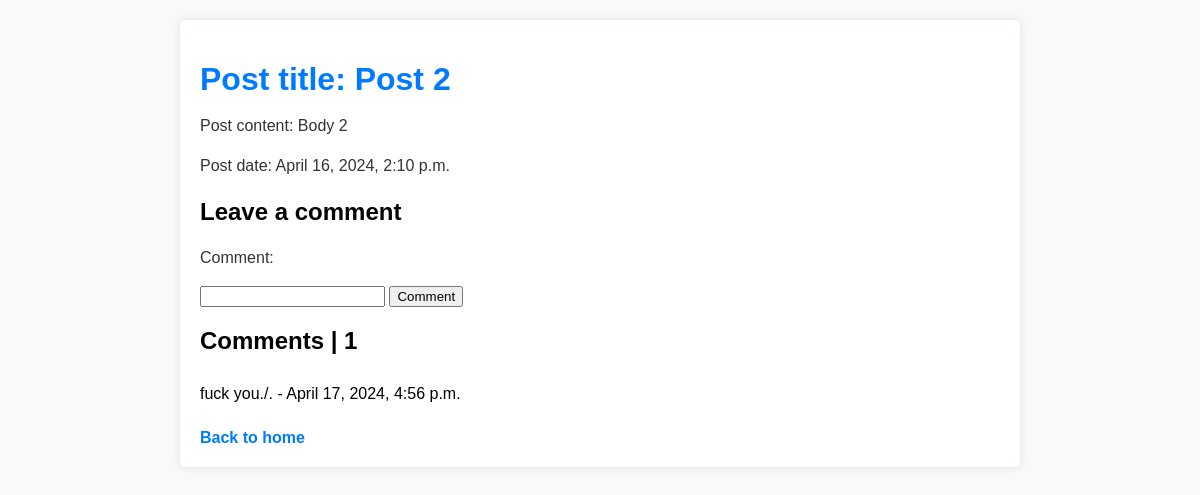
The page /post/29/ on the database as committed earlier.
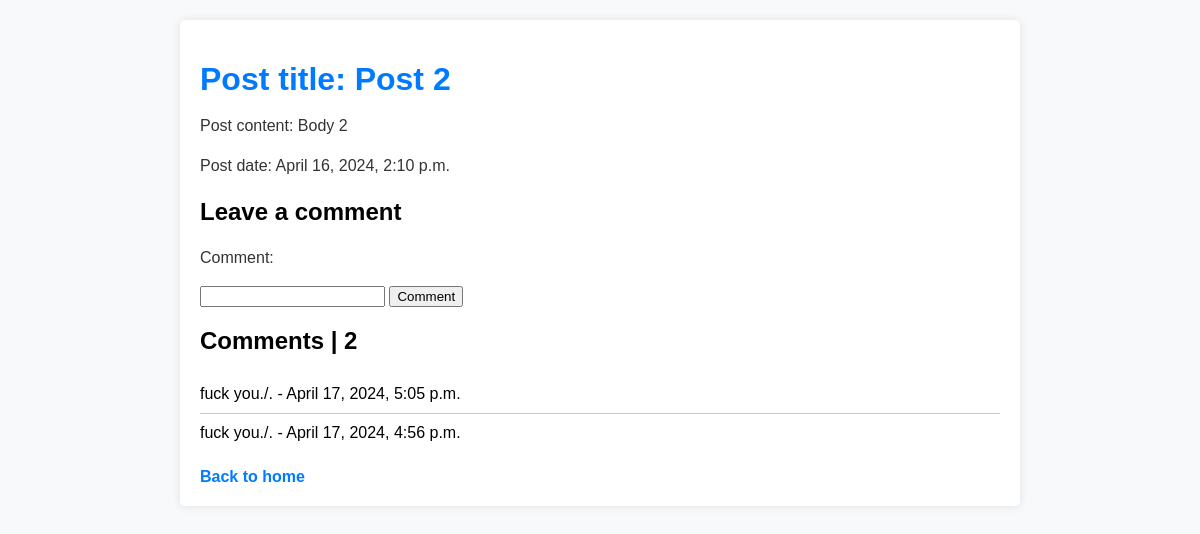
The same page on the database as committed later.
### app/models.py (models this page shows, shortened)
class Post(models.Model):
    title = models.CharField(max_length=200)
    body = models.TextField()
    created_at = models.DateTimeField(default=datetime.now())

class Comment(models.Model):
    comment = models.CharField(max_length=200)
    post = models.ForeignKey(Post, on_delete=models.CASCADE, related_name='comments')
    created_at = models.DateTimeField(default=datetime.now())
    class Meta:
        ordering = ['-created_at']

### app/views.py (the view)
# urls.py: path('post/<int:pk>/', views.show_post, name='post-detail'),
def show_post(request, pk):
    post = Post.objects.get(id=pk)
    return render(request, 'show_post.html', {'post': post})

### templates/show_post.html (shortened to what this page needs)
<!DOCTYPE html>
<html lang="en">
<head>
</head>
<body>
    <div class="container">
        <h1>Post title: {{ post.title }}</h1>
        <p>Post content: {{ post.body }}</p>
        <p>Post date: {{ post.created_at }}</p>
        <h2>Leave a comment</h2>
        <form action="{% url 'add-comment' post.id %}" method="POST">
            <p for="comment">Comment:</p>
            <input type="text" name="comment" id="comment" value="{{form.as_p}}" required>
            <input type="submit" value="Comment">
        </form>
        <h2>Comments | {{ post.comments.count }}</h2>
        <ul>
            {% for comment in post.comments.all %}
                <li>{{ comment.comment }} - {{ comment.created_at }}</li>
            {% endfor %}
        </ul>
        <a href="{% url 'home' %}">Back to home</a>
    </div>
</body>
</html>

Rows that differ between the two databases and show on the page:
computed for Post "Post 2": comments.count "1" → "2"
added Comment: comment "fuck you./.", created_at "April 17, 2024, 5:05 p.m."
